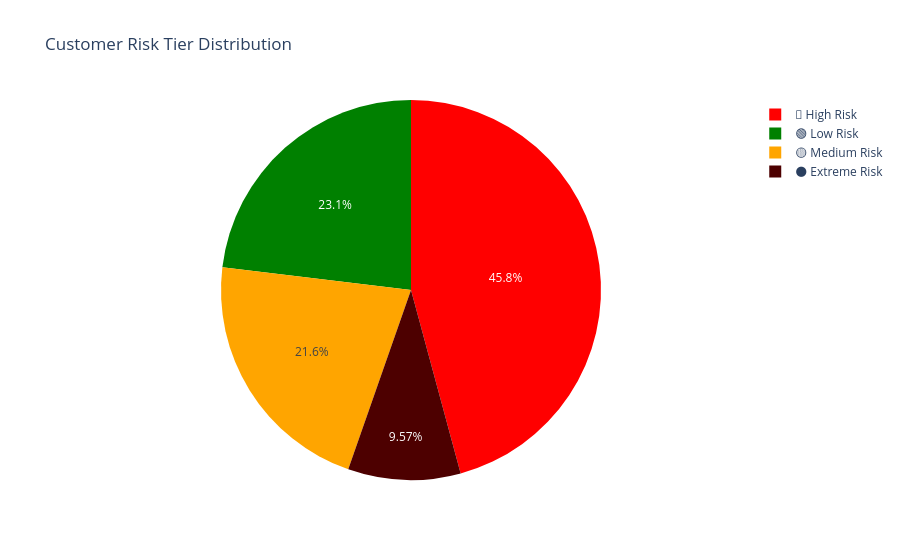

Notebook cell for this chart:
### Code cell
import pandas as pd
import plotly.express as px
import plotly.graph_objects as go

risk_table = pd.read_csv('data/processed/customer_risk_table.csv')

# Plot 1: Risk tier distribution
fig = px.pie(
    risk_table, 
    names='RiskTier',
    title='Customer Risk Tier Distribution',
    color='RiskTier',
    color_discrete_map={
    '⚫ Extreme Risk': '#4d0000',
    '🔴 High Risk': 'red',
    '🟡 Medium Risk': 'orange',
    '🟢 Low Risk': 'green'
}
)
fig.show()

### Figure 1 — Plotly figure (JSON) as saved in the notebook; plotly's stock layout.template omitted (floating-point values rounded to 4 significant figures; data arrays with more than 128 entries replaced by an {"elided": "..."} marker saying what was removed)
{"data": [{"customdata": {"elided": "784x1 str values"}, "domain": {"x": [0, 1], "y": [0, 1]}, "hovertemplate": "RiskTier=%{customdata[0]}<extra></extra>", "labels": {"elided": "784 str values"}, "legendgroup": "", "marker": {"colors": {"elided": "784 str values"}}, "name": "", "showlegend": true, "type": "pie"}], "layout": {"legend": {"tracegroupgap": 0}, "title": {"text": "Customer Risk Tier Distribution"}}}
